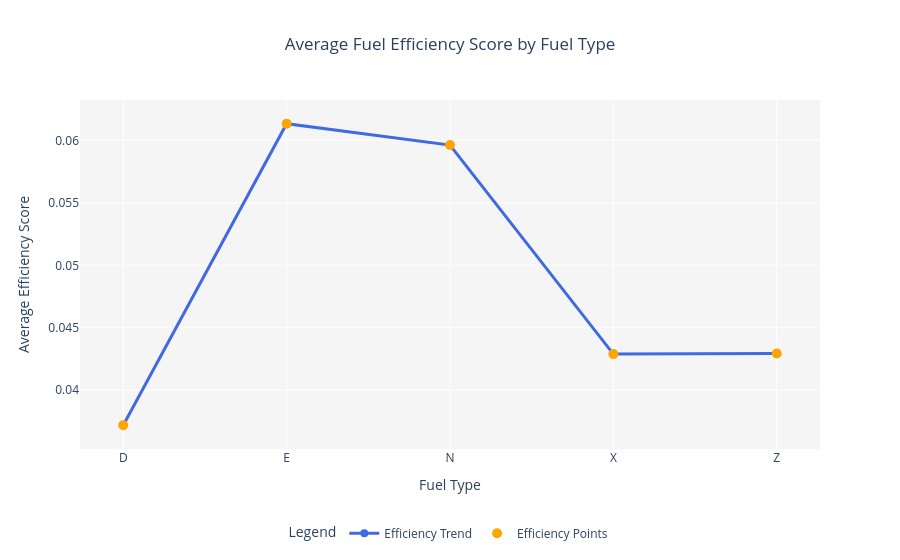

Write notebook code for a chart like this one.
### Code cell
# Calculate average Efficiency Score by Fuel Type
fuel_efficiency_avg = co2.groupby('Fuel Type')['Efficiency_Score'].mean().reset_index()

import plotly.graph_objects as go

# Create the figure
fig = go.Figure()

# Add line chart with markers
fig.add_trace(go.Scatter(
    x=fuel_efficiency_avg['Fuel Type'],
    y=fuel_efficiency_avg['Efficiency_Score'],
    mode='lines+markers',
    name='Efficiency Trend',
    line=dict(color='royalblue', width=3),
    marker=dict(size=8)
))

# Add scatter plot for additional emphasis
fig.add_trace(go.Scatter(
    x=fuel_efficiency_avg['Fuel Type'],
    y=fuel_efficiency_avg['Efficiency_Score'],
    mode='markers',
    name='Efficiency Points',
    marker=dict(size=10, color='orange', symbol='circle')
))

# Customize the layout
fig.update_layout(
    title='Average Fuel Efficiency Score by Fuel Type',
    xaxis_title='Fuel Type',
    yaxis_title='Average Efficiency Score',
    title_x=0.5,  # Center the title
    legend=dict(title='Legend', orientation='h', x=0.5, xanchor='center', y=-0.2),
    plot_bgcolor='rgba(245, 245, 245, 1)',  # Light background for contrast
)

fig.show()

### Figure 1 — Plotly figure (JSON) as saved in the notebook; plotly's stock layout.template omitted (floating-point values rounded to 4 significant figures)
{"data": [{"line": {"color": "royalblue", "width": 3}, "marker": {"size": 8}, "mode": "lines+markers", "name": "Efficiency Trend", "type": "scatter", "x": ["D", "E", "N", "X", "Z"], "y": [0.0372, 0.06133, 0.05962, 0.04289, 0.04294]}, {"marker": {"color": "orange", "size": 10, "symbol": "circle"}, "mode": "markers", "name": "Efficiency Points", "type": "scatter", "x": ["D", "E", "N", "X", "Z"], "y": [0.0372, 0.06133, 0.05962, 0.04289, 0.04294]}], "layout": {"legend": {"orientation": "h", "title": {"text": "Legend"}, "x": 0.5, "xanchor": "center", "y": -0.2}, "plot_bgcolor": "rgba(245, 245, 245, 1)", "title": {"text": "Average Fuel Efficiency Score by Fuel Type", "x": 0.5}, "xaxis": {"title": {"text": "Fuel Type"}}, "yaxis": {"title": {"text": "Average Efficiency Score"}}}}
